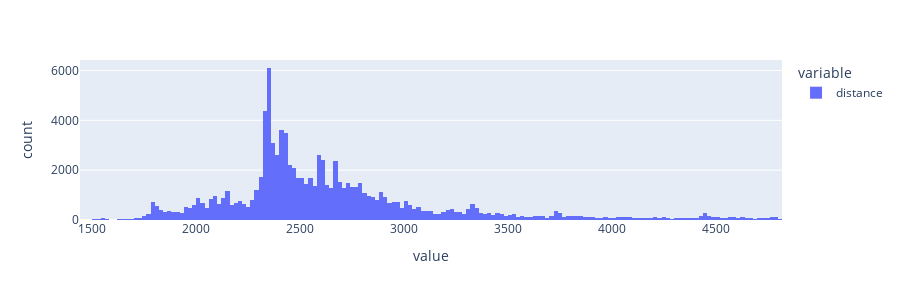

Notebook code cell kept with this figure:
### Code cell
import plotly.express as px

px.histogram(df.distance, height=300)

### Figure 1 — Plotly figure (JSON) as saved in the notebook; plotly's stock layout.template omitted (floating-point values rounded to 4 significant figures; data arrays with more than 128 entries replaced by an {"elided": "..."} marker saying what was removed)
{"data": [{"alignmentgroup": "True", "bingroup": "x", "hovertemplate": "variable=distance<br>value=%{x}<br>count=%{y}<extra></extra>", "legendgroup": "distance", "marker": {"color": "#636efa", "pattern": {"shape": ""}}, "name": "distance", "offsetgroup": "distance", "orientation": "v", "showlegend": true, "type": "histogram", "x": {"elided": "99025 float values"}, "xaxis": "x", "yaxis": "y"}], "layout": {"barmode": "relative", "height": 300, "legend": {"title": {"text": "variable"}, "tracegroupgap": 0}, "margin": {"t": 60}, "xaxis": {"anchor": "y", "domain": [0, 1], "title": {"text": "value"}}, "yaxis": {"anchor": "x", "domain": [0, 1], "title": {"text": "count"}}}}
